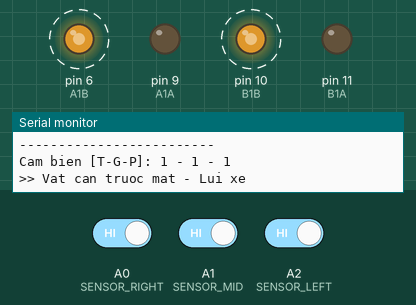
Recording of a sketch running on a simulated Arduino Nano, built with avr-gcc and run on an emulated ATmega328P. Parts: output pins drawn as LEDs (lit = HIGH), the last lines printed to the serial monitor. Dashed ring = blinking. The test bench sets the inputs (shaded band); at power-on: A0 (SENSOR_RIGHT) HIGH, A2 (SENSOR_LEFT) HIGH, A1 (SENSOR_MID) HIGH.

Above: at 5.2 s.
5.3 s: A0 (SENSOR_RIGHT) driven LOW
At 7.1 s:
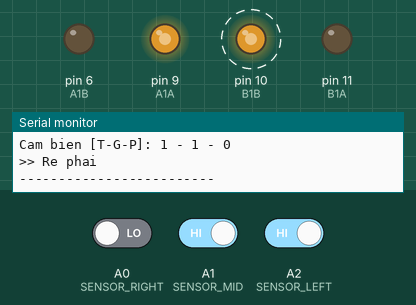
8.2 s: A0 (SENSOR_RIGHT) driven HIGH and A2 (SENSOR_LEFT) driven LOW
At 9.3 s:
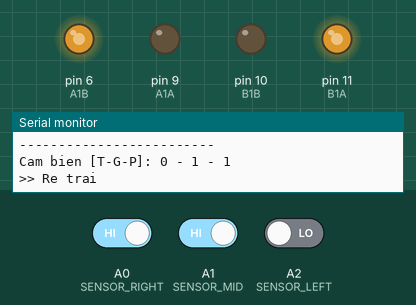
11.1 s: A2 (SENSOR_LEFT) driven HIGH
At 12.0 s:
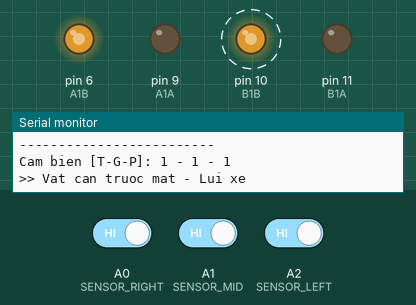
17.2 s: A2 (SENSOR_LEFT) driven LOW
At 18.5 s:
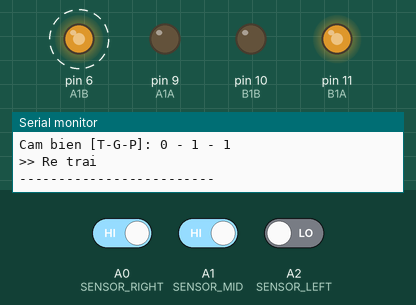
20.1 s: A0 (SENSOR_RIGHT) driven LOW and A1 (SENSOR_MID) driven LOW
At 21.5 s:
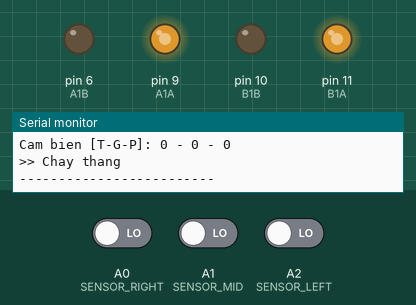
23.0 s: A0 (SENSOR_RIGHT) driven HIGH
At 24.4 s:
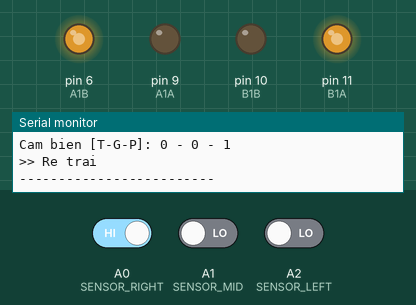
Timing chart, 0 to 26.0 s (numbered marks = the images above; inputs shaded):
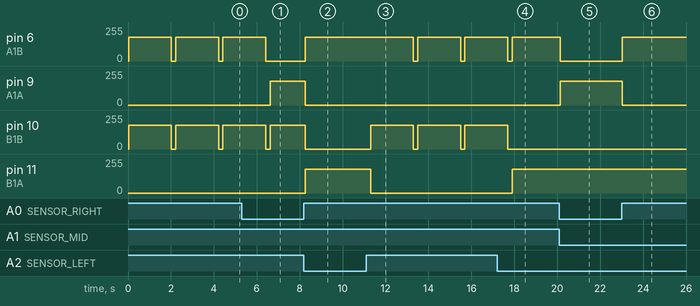

The sketch:

Xetuhanh_Hongngoai_N2T_CoDebug.ino
```cpp
/*====================================
  XE TỰ HÀNH - DEBUG SERIAL MONITOR
  Driver: L9110
  Board : Arduino Nano
====================================*/

// --------- CHÂN CẢM BIẾN ----------
#define SENSOR_LEFT   A2
#define SENSOR_MID    A1
#define SENSOR_RIGHT  A0

// --------- CHÂN ĐỘNG CƠ ----------
#define A1B 6
#define A1A 9
#define B1B 10
#define B1A 11

int speedMotor = 180;

// Lưu trạng thái cảm biến
int leftSensor, midSensor, rightSensor;

void setup() {
  pinMode(SENSOR_LEFT, INPUT);
  pinMode(SENSOR_MID, INPUT);
  pinMode(SENSOR_RIGHT, INPUT);

  pinMode(A1A, OUTPUT);
  pinMode(A1B, OUTPUT);
  pinMode(B1A, OUTPUT);
  pinMode(B1B, OUTPUT);

  Serial.begin(9600);
  Serial.println("=== XE TU HANH BAT DAU ===");

  stopMotor();
}

void loop() {

  readSensors();
  printSensorStatus();

  // ----- THUẬT TOÁN ĐIỀU KHIỂN -----

  if (leftSensor == 0 && midSensor == 0 && rightSensor == 0) {
    Serial.println(">> Chay thang");
    forward();
  }
  else if ((rightSensor == 1 && midSensor == 0 && leftSensor == 0) ||
           (rightSensor == 1 && midSensor == 1 && leftSensor == 0)) {
    Serial.println(">> Re trai");
    turnLeft();
  }
  else if ((leftSensor == 1 && midSensor == 0 && rightSensor == 0) ||
           (leftSensor == 1 && midSensor == 1 && rightSensor == 0)) {
    Serial.println(">> Re phai");
    turnRight();
  }
  else if (leftSensor == 1 && midSensor == 1 && rightSensor == 1) {
    Serial.println(">> Vat can truoc mat - Lui xe");
    backward();
    delay(2000);
    stopMotor();
  }

  Serial.println("-------------------------");
  delay(200);
}

// --------- HÀM ĐỌC CẢM BIẾN ---------
void readSensors() {
  leftSensor  = digitalRead(SENSOR_LEFT);
  midSensor   = digitalRead(SENSOR_MID);
  rightSensor = digitalRead(SENSOR_RIGHT);
}

// --------- HÀM IN TRẠNG THÁI --------
void printSensorStatus() {
  Serial.print("Cam bien [T-G-P]: ");
  Serial.print(leftSensor);
  Serial.print(" - ");
  Serial.print(midSensor);
  Serial.print(" - ");
  Serial.println(rightSensor);
}

// --------- HÀM ĐIỀU KHIỂN ĐỘNG CƠ ----
void forward() {
  analogWrite(A1A, speedMotor);
  analogWrite(A1B, 0);
  analogWrite(B1A, speedMotor);
  analogWrite(B1B, 0);
}

void backward() {
  analogWrite(A1A, 0);
  analogWrite(A1B, speedMotor);
  analogWrite(B1A, 0);
  analogWrite(B1B, speedMotor);
}

void turnLeft() {
  analogWrite(A1A, 0);
  analogWrite(A1B, speedMotor);
  analogWrite(B1A, speedMotor);
  analogWrite(B1B, 0);
}

void turnRight() {
  analogWrite(A1A, speedMotor);
  analogWrite(A1B, 0);
  analogWrite(B1A, 0);
  analogWrite(B1B, speedMotor);
}

void stopMotor() {
  digitalWrite(A1A, LOW);
  digitalWrite(A1B, LOW);
  digitalWrite(B1A, LOW);
  digitalWrite(B1B, LOW);
}
```

Measured:
- after the input at 5.3 s, pin 6 (A1B): goes on until 6.4 s, then stays 0/255; pin 9 (A1A): 0/255 → 180/255 after 1.3 s
- after the input at 8.2 s, pin 6 (A1B), pin 11 (B1A): 0/255 → 180/255 after 0.05 s; pin 9 (A1A), pin 10 (B1B): 180/255 → 0/255 after 0.05 s
- after the input at 11.1 s, pin 6 (A1B): alternates 180/255 for 2.0 s and 0/255 for 0.20 s, starting after 2.2 s; pin 10 (B1B): alternates 180/255 for 2.0 s and 0/255 for 0.20 s, starting after 0.20 s; pin 11 (B1A): 180/255 → 0/255 after 0.20 s
- after the input at 17.2 s, pin 10 (B1B): goes on until 17.7 s, then stays 0/255; pin 11 (B1A): 0/255 → 180/255 after 0.70 s
- after the input at 20.1 s, pin 6 (A1B): 180/255 → 0/255 at once; pin 9 (A1A): 0/255 → 180/255 at once
- after the input at 23.0 s, pin 6 (A1B): 0/255 → 180/255 at once; pin 9 (A1A): 180/255 → 0/255 at once
- by itself, pin 6 (A1B), pin 10 (B1B): alternates 180/255 for 2.0 s and 0/255 for 0.20 s
